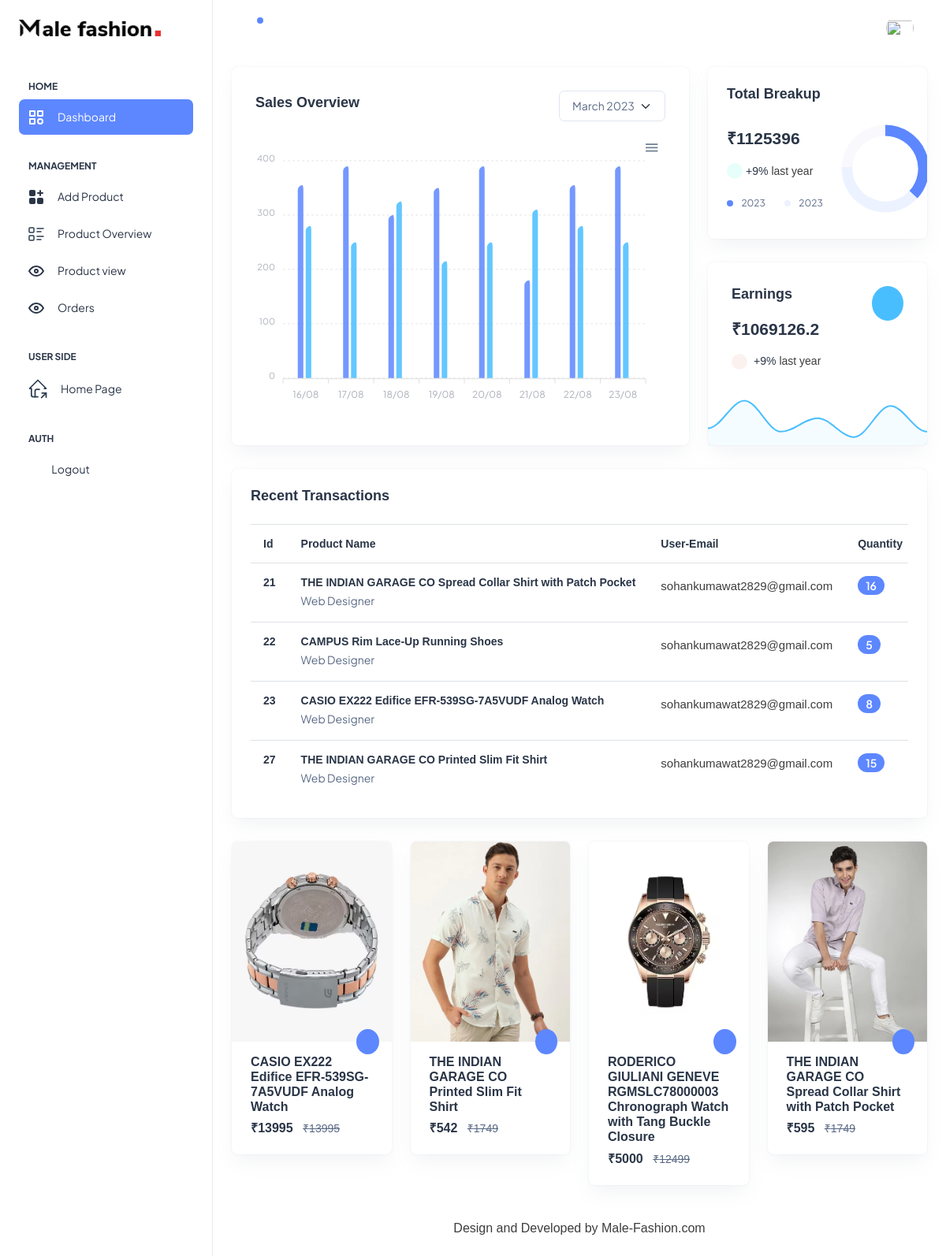
Page /seller-index/ (signed in) on the committed database.
### myapp/models.py (models this page shows, shortened)
class Cart(models.Model):
    user = models.ForeignKey(User,on_delete=models.CASCADE)
    product = models.ForeignKey(Product,on_delete=models.CASCADE)
    product_price = models.PositiveIntegerField()
    product_qty = models.PositiveIntegerField(default=1)
    total_price = models.PositiveIntegerField()
    payment_status = models.BooleanField(default=False)
    date_time = models.CharField(max_length=100,default='')

class Product(models.Model):
    seller = models.ForeignKey(Seller,on_delete=models.CASCADE)
    choice1 = (
        ("Clothing","clothing"),
        ("Shoes","Shoes"),
        ("Accessories","Accessories"),
        )
    choice2 = (
        ("Formal Shirt","Formal Shirt"),
        ("Formal Pant","Formal Pant"),
        ("Casual Shirt","Casual Shirt"),
        ("Casual Pant","Casual Pant"),
        ("T-Shirt","T-Shirt"),
        ("Analog watch","Analog watch"),
        ("Smart watch","Smart watch"),
        ("Sport Shoes","Sport Shoes"),
        ("Casual Shoes","Casual Shoes"),
        ("Sunglasses","Sunglasses")
        )
    choice3 = (
        ("Regular","Regular"),
        ("Summer","Summer"),
        ("Winter","Winter"),
        ("Traditional","Traditional"),
        ("Party","Party"),
        )
    choice4 = (
        ("FITNESS","FITNESS"),
        ("LIFESTYLE","LIFESTYLE"),
        ("DISCIPLINE","DISCIPLINE"),
        ("EXERCISE","EXERCISE"),
        ("HEALTH","HEALTH"),
        ("Skin","Skin"),
        ("Body","Body"),
        )
    product_title = models.CharField(max_length=100)
    product_description = models.TextField()
    display_image = models.ImageField(upload_to='product_img')
    display_image1 = models.ImageField(upload_to='product_img')
    display_image2 = models.ImageField(upload_to='product_img')
    regular_price = models.PositiveIntegerField()
    sale_price = models.PositiveIntegerField()
    product_id = models.CharField(max_length=100,default='')
    category = models.CharField(max_length=100,choices=choice1)
    product_type = models.CharField(max_length=100,choices=choice2)
    collection = models.CharField(max_length=100,choices=choice3)
    tags = models.CharField(max_length=100,choices=choice4)
    date_time = models.CharField(max_length=100,default='')

class User(models.Model):
    Organization_role = models.CharField(max_length=100,default='')
    fname = models.CharField(max_length=100)
    lname = models.CharField(max_length=100)
    email = models.EmailField()
    country = models.CharField(max_length=100,default='')
    address = models.TextField()
    mobile = models.PositiveIntegerField()
    password = models.CharField(max_length=100,default='')

### myapp/views.py (the view)
# urls.py: path('seller-index/',views.seller_index,name='seller-index'),
def seller_index(request):
    total_payment = 0
    orders_recieved = []
    recent_orders = []
    seller = Seller.objects.get(email = request.session['email'])
    cart = Cart.objects.filter(payment_status = True)
    for i in cart:
        if i.product.seller == seller:
            orders_recieved.append(i)
            total_payment = total_payment + i.total_price
    profit = total_payment - (0.05 * total_payment)
    for i in orders_recieved[0:4]:
        recent_orders.append(i)
    products = Product.objects.filter(seller = seller)
    related_products = []
    l =list(products)
    for j in products[0:4]:
        random_products = random.choice(l)
        related_products.append(random_products)
        l.remove(random_products)
    return render(request,'seller-index.html',{'total_payment':total_payment,'profit':profit,'recent_orders':recent_orders,'related_products':related_products})

### myapp/templates/seller-index.html (shortened to what this page needs)
{% extends 'seller-header.html' %}
{% load static %}
{% block content %}
<!doctype html>
<html lang="en">
<head>
  <link rel="stylesheet" href="{% static 'css1/styles.min.css' %}" />
  <link rel="stylesheet" href="https://cdnjs.cloudflare.com/ajax/libs/font-awesome/6.4.0/css/all.min.css">
  <link rel="stylesheet" href="https://cdnjs.cloudflare.com/ajax/libs/tabler-icons/1.35.0/iconfont/tabler-icons.min.css">
</head>
<body>
      <div class="container-fluid">
        <div class="row">
          <div class="col-lg-8 d-flex align-items-strech">
            <div class="card w-100">
              <div class="card-body">
                <div class="d-sm-flex d-block align-items-center justify-content-between mb-9">
                  <div class="mb-3 mb-sm-0">
                    <h5 class="card-title fw-semibold">Sales Overview</h5>
                  </div>
                  <div>
                    <select class="form-select">
                      <option value="1">March 2023</option>
                    </select>
                  </div>
                </div>
                <div id="chart"></div>
              </div>
            </div>
          </div>
          <div class="col-lg-4">
            <div class="row">
              <div class="col-lg-12">
                <div class="card overflow-hidden">
                  <div class="card-body p-4">
                    <h5 class="card-title mb-9 fw-semibold">Total Breakup</h5>
                    <div class="row align-items-center">
                      <div class="col-8">
                        <h4 class="fw-semibold mb-3">₹{{total_payment}}</h4>
                        <div class="d-flex align-items-center mb-3">
                          <span
                            class="me-1 rounded-circle bg-light-success round-20 d-flex align-items-center justify-content-center">
                            <i class="ti ti-arrow-up-left text-success"></i>
                          </span>
                          <p class="text-dark me-1 fs-3 mb-0">+9%</p>
                          <p class="fs-3 mb-0">last year</p>
                        </div>
                        <div class="d-flex align-items-center">
                          <div class="me-4">
                            <span class="round-8 bg-primary rounded-circle me-2 d-inline-block"></span>
                            <span class="fs-2">2023</span>
                          </div>
                          <div>
                            <span class="round-8 bg-light-primary rounded-circle me-2 d-inline-block"></span>
                            <span class="fs-2">2023</span>
                          </div>
                        </div>
                      </div>
                      <div class="col-4">
                        <div class="d-flex justify-content-center">
                          <div id="breakup"></div>
                        </div>
                      </div>
                    </div>
                  </div>
                </div>
              </div>
              <div class="col-lg-12">
                <div class="card">
                  <div class="card-body">
                    <div class="row alig n-items-start">
                      <div class="col-8">
                        <h5 class="card-title mb-9 fw-semibold"> Earnings </h5>
                        <h4 class="fw-semibold mb-3">₹{{profit}}</h4>
                        <div class="d-flex align-items-center pb-1">
                          <span
                            class="me-2 rounded-circle bg-light-danger round-20 d-flex align-items-center justify-content-center">
                            <i class="ti ti-arrow-down-right text-danger"></i>
                          </span>
                          <p class="text-dark me-1 fs-3 mb-0">+9%</p>
                          <p class="fs-3 mb-0">last year</p>
                        </div>
                      </div>
                      <div class="col-4">
                        <div class="d-flex justify-content-end">
                          <div
                            class="text-white bg-secondary rounded-circle p-6 d-flex align-items-center justify-content-center">
                            <i class="ti ti-currency-dollar fs-6"></i>
                          </div>
                        </div>
                      </div>
                    </div>
                  </div>
                  <div id="earning"></div>
                </div>
              </div>
            </div>
          </div>
        </div>
        <div class="row">
          <div class="col-lg-12 d-flex align-items-stretch">
            <div class="card w-100">
              <div class="card-body p-4">
                <h5 class="card-title fw-semibold mb-4">Recent Transactions</h5>
                <div class="table-responsive">
                  <table class="table text-nowrap mb-0 align-middle">
                    <thead class="text-dark fs-4">
                      <tr>
                        <th class="border-bottom-0">
                          <h6 class="fw-semibold mb-0">Id</h6>
                        </th>
                        <th class="border-bottom-0">
                          <h6 class="fw-semibold mb-0">Product Name</h6>
                        </th>
                        <th class="border-bottom-0">
                          <h6 class="fw-semibold mb-0">User-Email</h6>
                        </th>
                        <th class="border-bottom-0">
                          <h6 class="fw-semibold mb-0">Quantity</h6>
                        </th>
                      </tr>
                    </thead>
                    <tbody>
                      {% for i in recent_orders %}
                      <tr>
                        <td class="border-bottom-0"><h6 class="fw-semibold mb-0">{{i.pk}}</h6></td>
                        <td class="border-bottom-0">
                            <h6 class="fw-semibold mb-1">{{i.product.product_title}}</h6>
                            <span class="fw-normal">Web Designer</span>
                        </td>
                        <td class="border-bottom-0">
                          <p class="mb-0 fw-normal">{{i.user.email}}</p>
                        </td>
                        <td class="border-bottom-0">
                          <div class="d-flex align-items-center gap-2">
                            <span class="badge bg-primary rounded-3 fw-semibold">{{i.product_qty}}</span>
                          </div>
                        </td>
                      </tr>
                      {% endfor %}
                    </tbody>
                  </table>
                </div>
              </div>
            </div>
          </div>
        </div>
        <div class="row">
          {% for j in related_products %}
          <div class="col-sm-6 col-xl-3">
            <div class="card overflow-hidden rounded-2">
              <div class="position-relative">
                <a href="javascript:void(0)"><img src="{{j.display_image.url}}" class="card-img-top rounded-0" alt="..."></a>
                <a href="javascript:void(0)" class="bg-primary rounded-circle p-2 text-white d-inline-flex position-absolute bottom-0 end-0 mb-n3 me-3" data-bs-toggle="tooltip" data-bs-placement="top" data-bs-title="Add To Cart"><i class="ti ti-basket fs-4"></i></a>                      </div>
              <div class="card-body pt-3 p-4">
                <h6 class="fw-semibold fs-4">{{j.product_title}}</h6>
                <div class="d-flex align-items-center justify-content-between">
                  <h6 class="fw-semibold fs-4 mb-0">₹{{j.sale_price}} <span class="ms-2 fw-normal text-muted fs-3"><del>₹{{j.regular_price}}</del></span></h6>
                </div>
              </div>
            </div>
          </div>
          {% endfor %}
        </div>
        <div class="py-6 px-6 text-center">
          <p class="mb-0 fs-4">Design and Developed by Male-Fashion.com </p>
        </div>
      </div>
    </div>
  </div>
</body>
</html>
{% endblock %}

### myapp/static/css/style.css (style rules this page uses)
html, body { height: 100%; font-family: "Nunito Sans", sans-serif; -webkit-font-smoothing: antialiased; }
h1, h2, h3, h4, h5, h6 { margin: 0; color: #111111; font-weight: 400; font-family: "Nunito Sans", sans-serif; }
h4 { font-size: 24px; }
h5 { font-size: 18px; }
h6 { font-size: 16px; }
p { font-size: 15px; font-family: "Nunito Sans", sans-serif; color: #3d3d3d; font-weight: 400; line-height: 25px; margin: 0 0 15px 0; }
img { max-width: 100%; }

### rows in the picture
Cart: pk "21", product.product_title "THE INDIAN GARAGE CO Spread Collar Shirt with Patch Pocket", user.email "sohankumawat2829@gmail.com", product_qty "16"
Cart: pk "22", product.product_title "CAMPUS Rim Lace-Up Running Shoes", user.email "sohankumawat2829@gmail.com", product_qty "5"
Cart: pk "23", product.product_title "CASIO EX222 Edifice EFR-539SG-7A5VUDF Analog Watch", user.email "sohankumawat2829@gmail.com", product_qty "8"
Cart: pk "27", product.product_title "THE INDIAN GARAGE CO Printed Slim Fit Shirt", user.email "sohankumawat2829@gmail.com", product_qty "15"
Product: display_image (picture), product_title "CASIO EX222 Edifice EFR-539SG-7A5VUDF Analog Watch", sale_price "13995", regular_price "13995"
Product: display_image (picture), product_title "THE INDIAN GARAGE CO Printed Slim Fit Shirt", sale_price "542", regular_price "1749"
Product: display_image (picture), product_title "RODERICO GIULIANI GENEVE RGMSLC78000003 Chronograph Watch with Tang Buckle Closure", sale_price "5000", regular_price "12499"
Product: display_image (picture), product_title "THE INDIAN GARAGE CO Spread Collar Shirt with Patch Pocket", sale_price "595", regular_price "1749"

### other values in the picture
{{ total_payment }} "1125396"
{{ profit }} "1069126.2"
